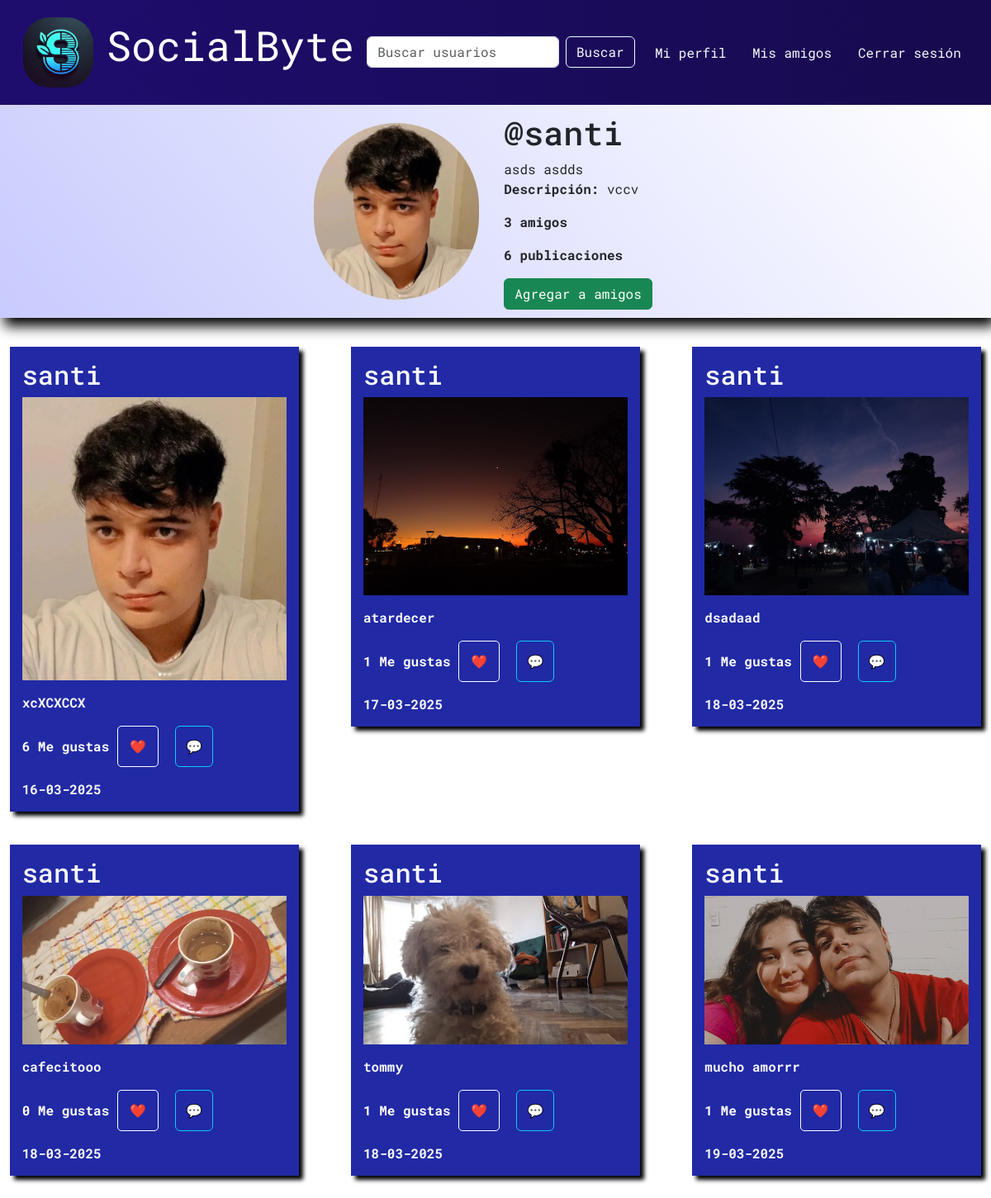
Page /usuario/7 on the earlier database version.
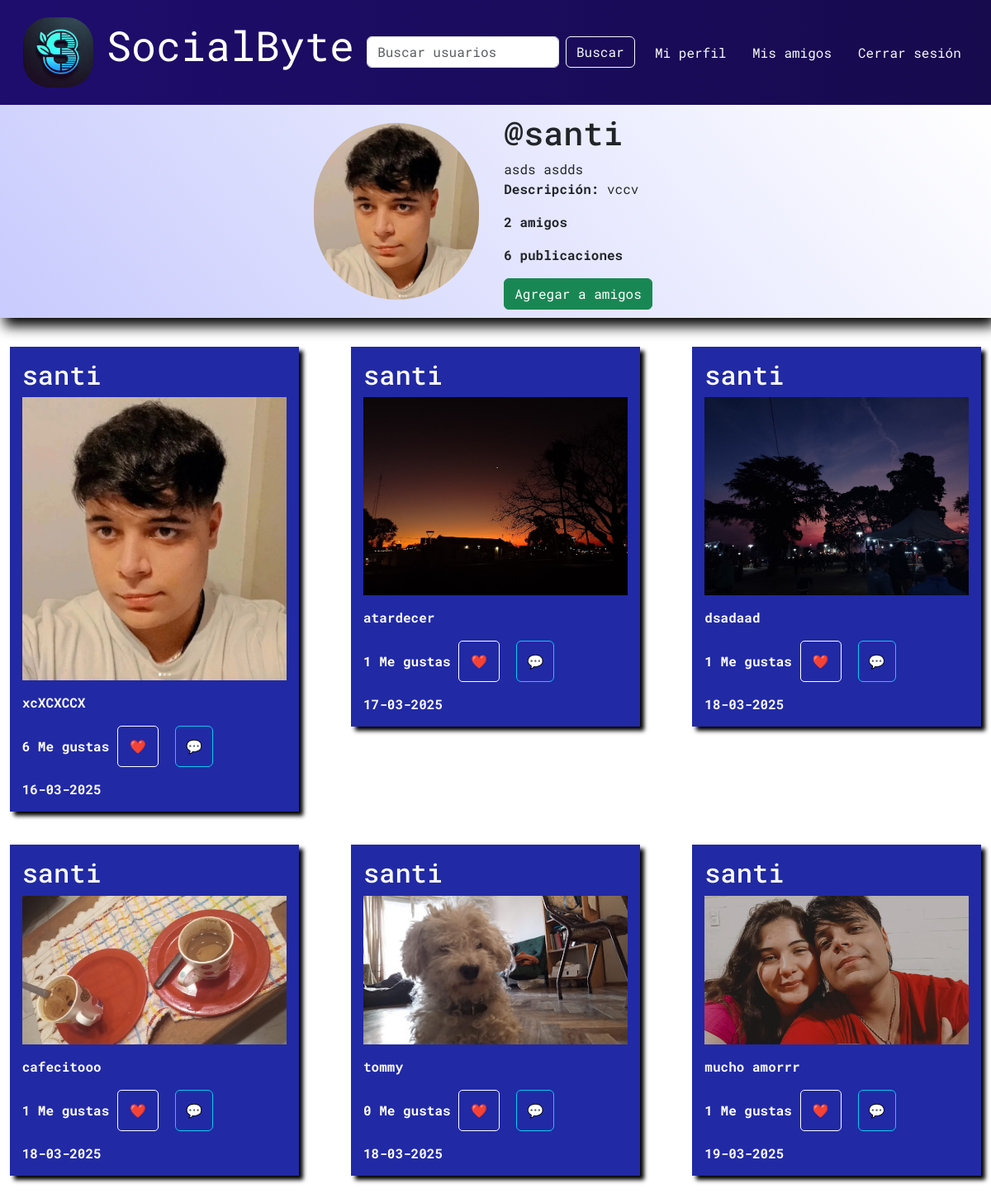
Same page on the later database version.
### redsocialapp/models.py (models this page shows)
class Publicacion(models.Model):
    imagen = models.ImageField(upload_to='publicaciones/')
    autor = models.ForeignKey(User,on_delete=models.CASCADE)
    descripcion = models.TextField(max_length=150, blank=True)
    fechaPublicacion = models.DateTimeField(auto_now_add=True)
    likes = models.IntegerField(default=0, validators=[MinValueValidator(0)]) #validators=[MinValueValidator(0)] es una validación que asegura que el valor del campo no sea menor que un mínimo especificado, en este caso, 0.
    liked_by = models.ManyToManyField(User, related_name='likes', blank=True) #Cada usuario puede dar "Me gusta" a múltiples publicaciones, y cada publicación puede recibir "Me gusta" de múltiples usuarios.

### redsocialapp/views.py (the view, shortened to what this page needs)
# urls.py: path('usuario/<int:id_usuario>',views.verUsuario,name='usuario'),
def verUsuario(request,id_usuario):
    usuario = get_object_or_404(Perfil,id=id_usuario)
    publicaciones = Publicacion.objects.filter(autor=usuario.user)
    totalPublicaciones = Publicacion.objects.filter(autor=usuario.user).count()
    totalAmigos = usuario.amigos.count()
    if publicaciones:
        return render(request,'usuario.html',{
            'usuario':usuario,
            'publicaciones':publicaciones,
            'totalPublicaciones':totalPublicaciones,
            'totalAmigos':totalAmigos
        })

### redsocialapp/templates/usuario.html (shortened to what this page needs)
{% extends 'base.html' %}
{% load static %}
{% block content %}
    <section class="contenedorUsuario">
        <div class="usuario-datos">
            <img src="{{usuario.imagen.url}}" alt="{{usuario.nombre}}">
            <div class="nombre-usuario">
                <h1>@{{usuario.user.username}}</h1>
                <span>{{usuario.nombre}} {{usuario.apellido}}</span>
                <p><strong>Descripción:</strong> {{usuario.descripcion}}</p>
                <p><strong>{{totalAmigos}} amigos</strong></p>
                <p><strong>{{totalPublicaciones}} publicaciones<p></p>
                <form
                    hx-post="/agregar-amigos/"
                    hx-target="#boton-{{ usuario.user.id }}"
                    hx-swap="innerHTML"
                    method="post">
                    <button class="btn btn-success" id="boton-{{ usuario.user.id }}">
                        {% if usuario.user in request.user.perfil.amigos.all %}
                            Amigo
                        {% else %}
                            Agregar a amigos
                        {% endif %}
                    </button>
                </form>
            </div>
        </div>
        <div class="publicaciones-usuario">
            {% for publicacion in publicaciones %}
                        <div class="publicacion-usuario">
                            <h2 class="text-light">{{publicacion.autor.username}}</h2>
                            <img src="{{publicacion.imagen.url}}" alt="fotoPublicacion">
                            <p class="text-light">{{publicacion.descripcion}}</p>
                            <div class="publicacion-operaciones">
                                <form
                                    hx-post="{% url 'me_gusta' publicacion.id %}"
                                    hx-target=".contenedor-btnLike-{{publicacion.id}}"
                                    hx-swap="outerHTML"
                                    hx-trigger="submit"
                                    method="post">
                                    <div class="contenedor-btnLike-{{publicacion.id}}">
                                        <span id="likes-{{ publicacion.id }}">{{ publicacion.likes }} Me gustas</span>
                                        <input class="btn-like {% if request.user in publicacion.liked_by.all %}liked{% endif %}" type="submit" value="❤️">
                                    </div>
                                </form>
                                <button class="btn btn-outline-info">💬</button>
                            </div>
                            <span class="text-light">{{publicacion.fechaPublicacion|date:"d-m-Y"}}</span>
                        </div>
            {% endfor %}
        </div>
    </section>
{% endblock %}

Differences in the rows shown:
changed Publicacion "cafecitooo": likes "0" → "1"
changed Publicacion "tommy": likes "1" → "0"
Other differences:
{{ totalAmigos }}: "3" → "2"
